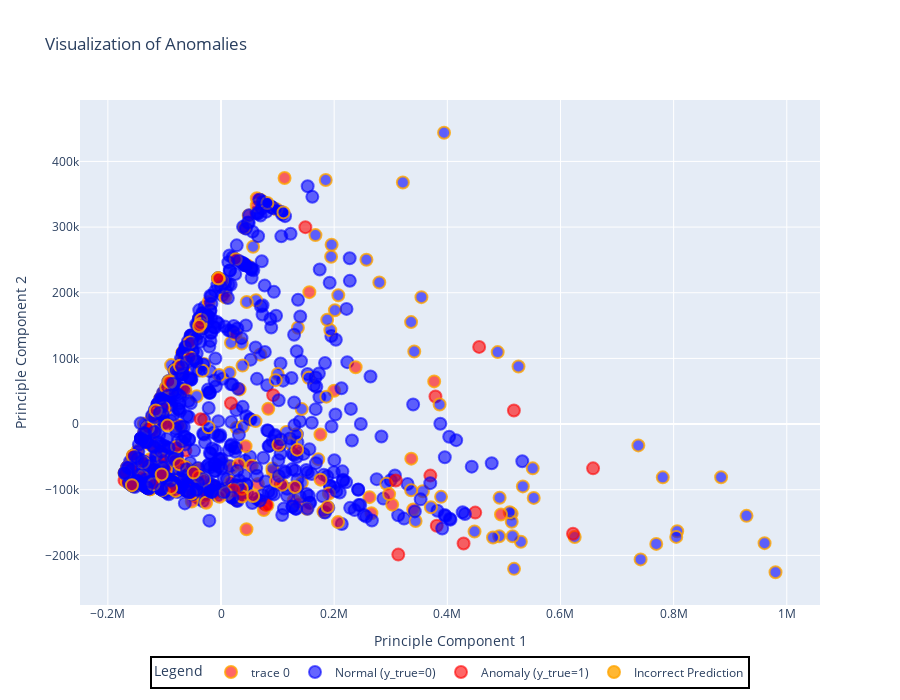

The cell this chart's notebook holds for it:
### Markdown cell above
##### Anomaly Visualization

### Code cell
true = np.array(y_test).flatten()
pred = np.array(pred).astype(int)
visualizer = DataVisualization(data=X_test, plot_technique='plot_anomaly', dim_reduction_technique='PCA', y_true=true, y_pred=pred,subset_size_percent=0.2)
visualizer.fit()
visualizer.show()

### Figure 1 — Plotly figure (JSON) as saved in the notebook; plotly's stock layout.template omitted (floating-point values rounded to 4 significant figures; data arrays with more than 128 entries replaced by an {"elided": "..."} marker saying what was removed)
{"data": [{"hoverinfo": "text", "marker": {"color": {"elided": "1200 str values"}, "line": {"color": {"elided": "1200 str values"}, "width": 2}, "size": 12}, "mode": "markers", "text": {"elided": "1200 str values"}, "type": "scatter", "x": {"elided": "1200 float values"}, "y": {"elided": "1200 float values"}}, {"marker": {"color": "rgba(0, 0, 255, 0.6)", "line": {"color": "rgba(0, 0, 255, 0.6)", "width": 2}, "size": 12}, "mode": "markers", "name": "Normal (y_true=0)", "showlegend": true, "type": "scatter", "x": [null], "y": [null]}, {"marker": {"color": "rgba(255, 0, 0, 0.6)", "line": {"color": "rgba(255, 0, 0, 0.6)", "width": 2}, "size": 12}, "mode": "markers", "name": "Anomaly (y_true=1)", "showlegend": true, "type": "scatter", "x": [null], "y": [null]}, {"marker": {"color": "rgba(255, 165, 0, 0.8)", "line": {"color": "rgba(255, 165, 0, 0.8)", "width": 2}, "size": 12}, "mode": "markers", "name": "Incorrect Prediction", "showlegend": true, "type": "scatter", "x": [null], "y": [null]}], "layout": {"height": 700, "legend": {"bordercolor": "Black", "borderwidth": 2, "font": {"size": 12}, "itemsizing": "constant", "orientation": "h", "title": {"text": "Legend"}, "x": 0.5, "xanchor": "center"}, "showlegend": true, "title": {"text": "Visualization of Anomalies"}, "width": 900, "xaxis": {"title": {"text": "Principle Component 1"}}, "yaxis": {"title": {"text": "Principle Component 2"}}}}
